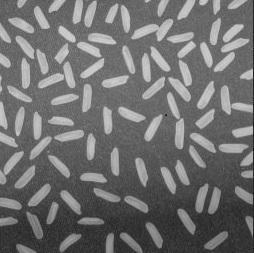
#> input picture Imaging/sp_filt_laplacian.jpg, 254 x 253 px, found by its file name
$ python spatial_filt_laplacian.py
#> lines starting #> are read from the running program, lines starting #| are printed output that depends on the picture
import cv2
import matplotlib.pyplot as plt
import numpy as np


image = cv2.imread("/Imaging/sp_filt_laplacian.jpg", cv2.IMREAD_GRAYSCALE)
#> image is the input picture: shape (253, 254); min 10, max 216, mean 111.2


def five_pt_laplacian(img):
    """
    five point laplacian, edge sharpening

    Args:
        img jpg

    Returns:
        img jpg
    """
    laplacian_arr = np.array([[0, -1, 0], [-1, 5, -1], [0, -1, 0]])
    output_img = np.zeros_like(img, dtype=np.float32)

    for i in range(1, img.shape[0]-1):
        for j in range(1, img.shape[1]-1):
            neighborhood = img[i - 1 :i + 2, j - 1 : j + 2]
            output_img[i, j] = np.sum(laplacian_arr * neighborhood)
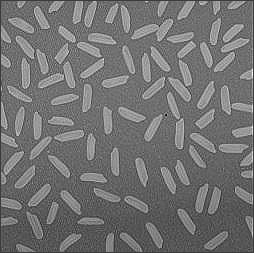
#> output_img: shape (253, 254) float32; min -126, max 401, mean 110.1; drawn with min black and max white

    return output_img.astype(np.uint8)
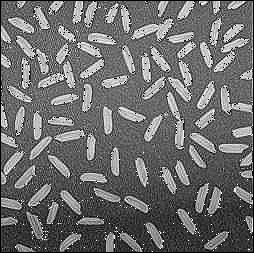
#> returned value: shape (253, 254); min 0, max 255, mean 108.7


output_img = five_pt_laplacian(image)

plt.subplot(2,3,1)
plt.imshow(image, cmap = 'gray')
plt.title('Original')

plt.subplot(2,3,2)
plt.imshow(output_img, cmap = 'gray')
plt.title('Laplacian')


plt.show()
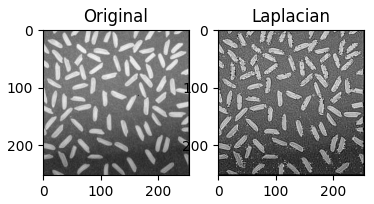
#> figure drawn by matplotlib, 2 panels
